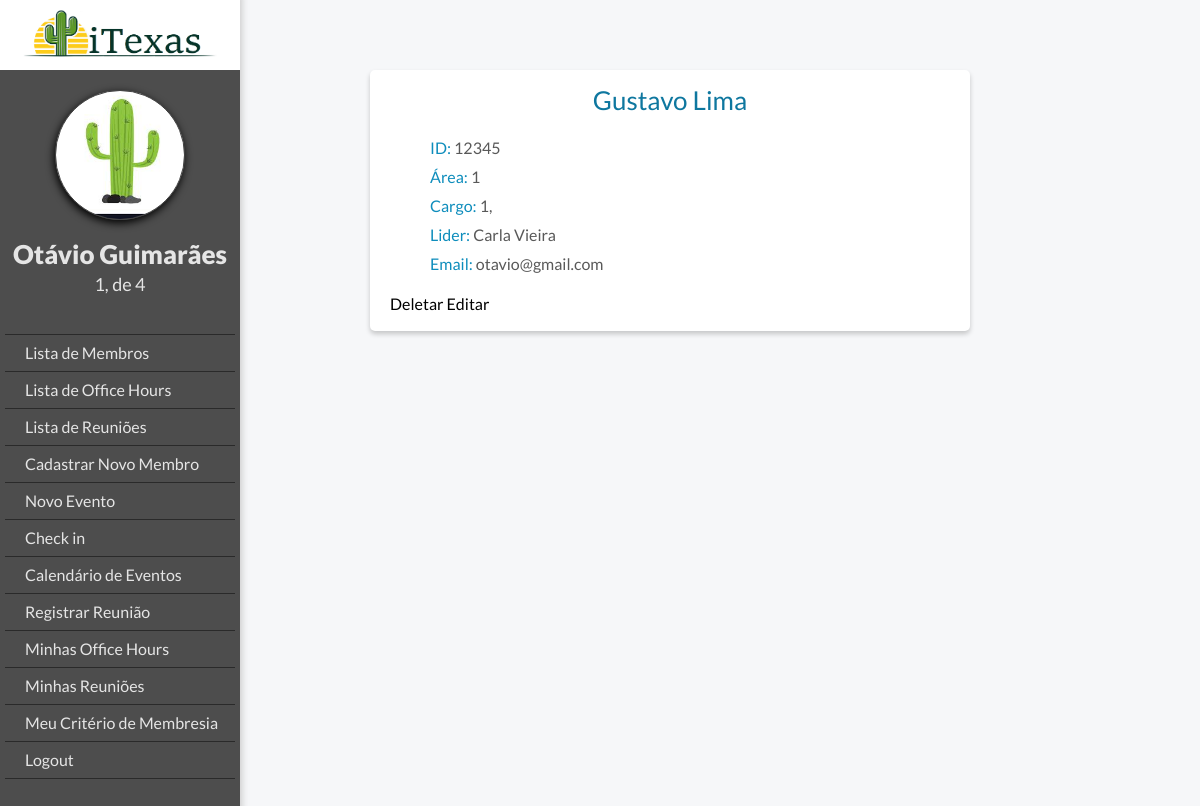
The page /members/view/12345 (signed in) on the database as committed earlier.
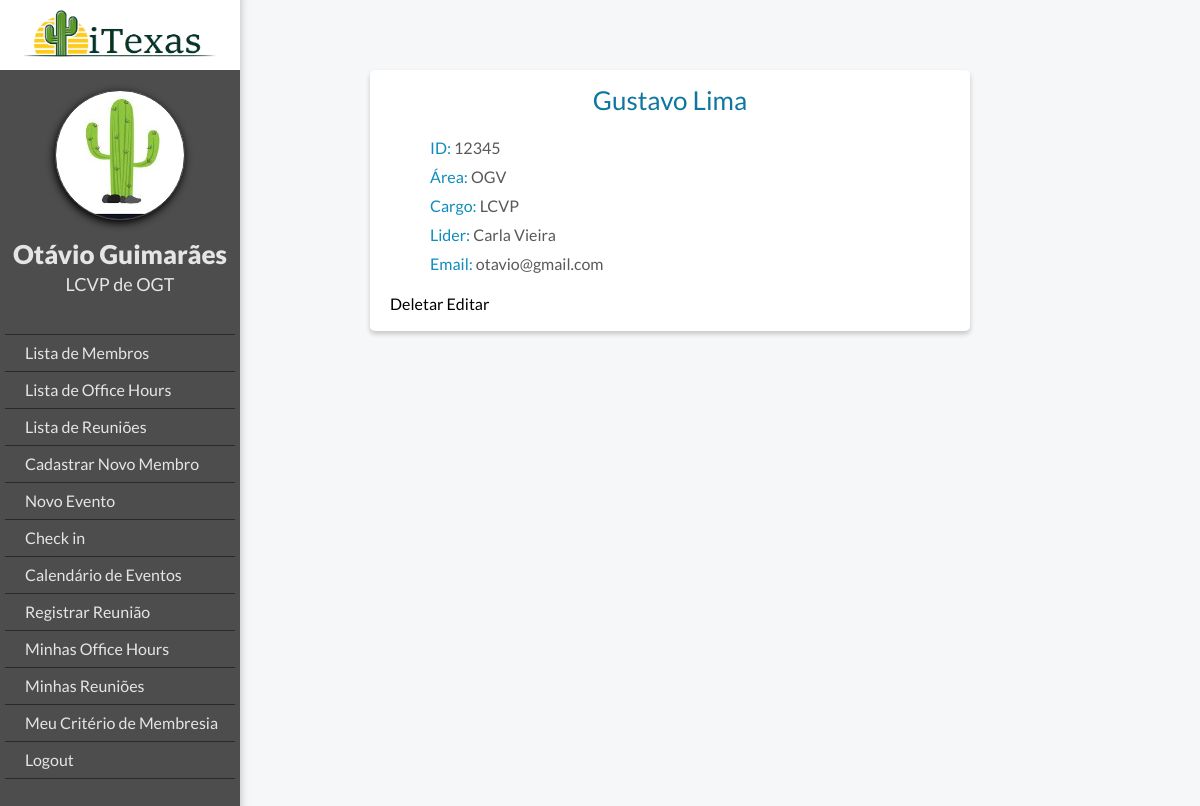
The same page on the database as committed later.
### members/models.py (models this page shows, shortened)
class MyUser(AbstractBaseUser):
    POST = (('lcp', 'LCP'), ('lcvp', 'LCVP'), ('tlb', 'TLB'), ('membro', 'Membro'))
    DEPARTMENT = (
        ('lcp', 'LCP'), ('pm', 'PM'), ('f&l', 'F&L'), ('b2c', 'B2C'), ('b2b', 'B2B'),
        ('oge', 'OGE'), ('ogt', 'OGT'), ('ogv', 'OGV'), ('ige', 'IGE'), ('igt', 'IGT'),)
    email = models.EmailField(verbose_name='E-mail', max_length=255, unique=True)
    podio_code = models.CharField(max_length=10, verbose_name='ID do Podio', unique=True)
    first_name = models.CharField(max_length=20, verbose_name='Nome')
    last_name = models.CharField(max_length=20, verbose_name='Sobrenome')
    post = models.CharField(max_length=10, choices=POST, blank=True, null=True, verbose_name='Cargo')
    department = models.CharField(max_length=10, choices=DEPARTMENT, blank=True, null=True, verbose_name='Área')
    leader = models.ForeignKey("MyUser", blank=True, null=True, on_delete=models.SET_NULL, verbose_name='Líder')
    is_working = models.BooleanField(default=False)
    is_active = models.BooleanField(default=True, verbose_name='Está ativo')
    is_admin = models.BooleanField(default=False, verbose_name='É administrador')
    objects = MyUserManager()
    USERNAME_FIELD = 'podio_code'
    REQUIRED_FIELDS = ['email', 'first_name']
    def __str__(self):
        return '{} {}'.format(self.first_name, self.last_name)

### members/views.py (the view)
# urls.py: path('view/<int:podio_code>', views.member_view, name='member_view'),
@login_required
def member_view(request, podio_code):
    user = get_object_or_404(MyUser, podio_code=podio_code)
    return render(request, 'members/member_detail.html', {'user': user, 'request_user': request.user})

### templates/members/member_detail.html
{% extends "base.html" %}
{% if user.is_authenticated %}
    {% block body_block %}
        <div class="member-detail-section">
            <h2 class="member-detail-name">{{ user.first_name  }} {{ user.last_name }}</h2>
            <ul>
                    <li><span class="detail-label">ID:</span> {{ user.podio_code }}</li>
                    <li><span class="detail-label">Área:</span> {{ user.get_department_display }}</li>
                    <li><span class="detail-label">Cargo:</span> {{ user.get_post_display }}</li>
                    <li><span class="detail-label">Lider: </span> {{ user.leader}}</li>
                    <li><span class="detail-label">Email: </span> {{ user.email}}</li>
            </ul>
            <a href="{% url 'member_delete' user.podio_code %}">Deletar</a>
            <a href="{% url 'member_edit' user.podio_code %}">Editar</a>
        </div>
    {% endblock %}
{% else %}
    <h2>Logar</h2>
{% endif %}

### templates/base.html (shortened to what this page needs)
{% load static %}
<!DOCTYPE html>
<html lang="en">
<head>
    <link rel="stylesheet" href="https://stackpath.bootstrapcdn.com/bootstrap/4.3.1/css/bootstrap.min.css"
>
    <link rel="stylesheet" href="https://maxcdn.bootstrapcdn.com/font-awesome/4.5.0/css/font-awesome.min.css">
    <link rel="stylesheet" href="{% static 'css/style.css' %}">
</head>
<body>
{% if user.is_authenticated %}
    <div class="ogr-container">
    <div class="page-body">
    <div class="lateral-menu">
        <div class="logo-area">
            <img class="logo-company" src="../static/images/iTexas.png">
        </div>
        <div class="menu-area">
            <div class="profile-picture"></div>
            <div class="member-infos">
                <a class="member-name" href="{% url 'member_edit' user.podio_code %}">{{ request_user.first_name }} {{ request_user.last_name }}</a>
                <h3 class="member-area">{{ request_user.get_post_display }} de {{ request_user.get_department_display }}</h3>
            </div>
            <ul class="function-list">
                {% if request_user.is_admin %}
                    <li><a href="{% url 'member_list' %}" class="button">Lista de Membros</a></li>
                    <li><a href="{% url 'officehour_list' %}" class="button">Lista de Office Hours</a></li>
                    <li><a href="{% url 'meeting_list' %}" class="button">Lista de Reuniões</a></li>
                    <li><a href="{% url 'register' %}" class="button">Cadastrar Novo Membro</a></li>
                    <li><a href="{% url 'new_event' %}" class="button">Novo Evento</a></li>
                {% endif %}
                {% if user.is_working %}
                    <li><a href="{% url 'check' %}" class="button">Check out</a></li>
                {% else %}
                    <li><a href="{% url 'check' %}" class="button">Check in</a></li>
                {% endif %}
                <li><a href="{% url 'event_list' %}" class="button">Calendário de Eventos</a></li>
                <li><a href="{% url 'new_meeting' %}" class="button">Registrar Reunião</a></li>
                <li><a href="{% url 'office_hours_history' %}" class="button">Minhas Office Hours</a></li>
                <li><a href="{% url 'my_meetings' %}" class="button">Minhas Reuniões</a></li>
                <li><a href="{% url 'member_report' user.podio_code %}" class="button">Meu Critério de Membresia</a></li>
                {% if user.is_authenticated %}
                    <li><a href="{% url 'user_logout' %}">Logout</a></li>
                {% else %}
                    <li><a class="navbar-link" href="{% url 'user_login' %}">Login</a></li>
                {% endif %}
            </ul>
        </div>
    </div>
    <div  id="body-content" class="body-content">
        <div class="body-container">
            {% block body_block %}
            {% endblock %}
        </div>
    </div>
{% endif %}
</div>
</body>
</html>

Rows that differ between the two databases and show on the page:
changed MyUser "Otávio": post "1," → "LCVP"; department "4" → "OGT"
changed MyUser "Gustavo": department "1" → "OGV"; post "1," → "LCVP"
